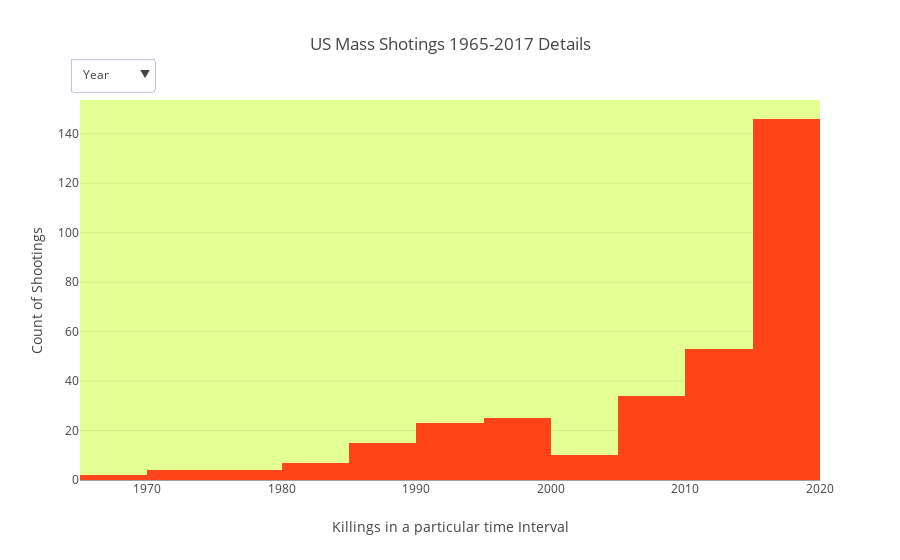

The notebook cell this image was saved under:
### Code cell
trace1= go.Histogram(x=useful_data.Date,marker=dict(color='rgba(255, 68, 26, 1)'),name='date')
data=[trace1]
layout=dict(plot_bgcolor='rgba(228, 255, 148, 1)',title=" US Mass Shotings 1965-2017 Details",
            yaxis=dict(title="Count of Shootings"),
            xaxis=dict(title="Killings in a particular time Interval",type='date')
           ,updatemenus=[dict(x=0.1,y=1.11,yanchor='top',active=1,showactive=True,
                            buttons=[dict(args=['xbins.size','M1'],label='Month',method='restyle')
                                    ,dict(args=['xbins.size','M12'],label='Year',method='restyle')
                                    ,dict(args=['xbins.size','M3'],label='Quarter',method='restyle'),
                                    dict(args=['xbins.size','D1'],label='Day',method='restyle')])])
fig=dict(data=data,layout=layout)
py.iplot(fig)

### Figure 1 — Plotly figure (JSON) as saved in the notebook; plotly's stock layout.template omitted (floating-point values rounded to 4 significant figures; data arrays with more than 128 entries replaced by an {"elided": "..."} marker saying what was removed)
{"data": [{"marker": {"color": "rgba(255, 68, 26, 1)"}, "name": "date", "type": "histogram", "uid": "a22758d1-d23b-4fae-8c0e-c9726d8576f0", "x": {"elided": "323 str values"}}], "layout": {"plot_bgcolor": "rgba(228, 255, 148, 1)", "title": " US Mass Shotings 1965-2017 Details", "updatemenus": [{"active": 1, "buttons": [{"args": ["xbins.size", "M1"], "label": "Month", "method": "restyle"}, {"args": ["xbins.size", "M12"], "label": "Year", "method": "restyle"}, {"args": ["xbins.size", "M3"], "label": "Quarter", "method": "restyle"}, {"args": ["xbins.size", "D1"], "label": "Day", "method": "restyle"}], "showactive": true, "x": 0.1, "y": 1.11, "yanchor": "top"}], "xaxis": {"title": "Killings in a particular time Interval", "type": "date"}, "yaxis": {"title": "Count of Shootings"}}}
